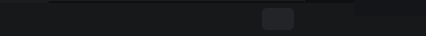
     <widget class="QFrame" name="frame">
      <property name="minimumSize">
       <size>
        <width>0</width>
        <height>36</height>
       </size>
      </property>
      <property name="maximumSize">
       <size>
        <width>16777215</width>
        <height>36</height>
       </size>
      </property>
      <property name="styleSheet">
       <string notr="true">QWidget {
	background-color: rgb(23, 24, 26);
}

QPushButton {
	background-color: rgb(20, 21, 24);
	border-radius: 0px;
}
QPushButton:hover {
	background-color: rgb(76, 78, 84);
}
QPushButton:pressed {
	background-color: rgb(56, 58, 64);
	color: rgb(30, 31, 34);
}</string>
      </property>
      <property name="frameShape">
       <enum>QFrame::NoFrame</enum>
      </property>
      <property name="frameShadow">
       <enum>QFrame::Raised</enum>
      </property>
      <layout class="QGridLayout" name="gridLayout_10">
       <property name="leftMargin">
        <number>0</number>
       </property>
       <property name="topMargin">
        <number>0</number>
       </property>
       <property name="rightMargin">
        <number>0</number>
       </property>
       <property name="bottomMargin">
        <number>0</number>
       </property>
       <property name="spacing">
        <number>0</number>
       </property>
       <item row="0" column="0" rowspan="2">
        <widget class="QFrame" name="frame_31">
         <property name="minimumSize">
          <size>
           <width>160</width>
           <height>0</height>
          </size>
         </property>
         <property name="styleSheet">
          <string notr="true"/>
         </property>
         <property name="frameShape">
          <enum>QFrame::NoFrame</enum>
         </property>
         <property name="frameShadow">
          <enum>QFrame::Raised</enum>
         </property>
         <layout class="QGridLayout" name="gridLayout_58">
          <property name="leftMargin">
           <number>0</number>
          </property>
          <property name="topMargin">
           <number>0</number>
          </property>
          <property name="rightMargin">
           <number>0</number>
          </property>
          <property name="bottomMargin">
           <number>0</number>
          </property>
          <property name="spacing">
           <number>0</number>
          </property>
          <item row="1" column="0">
           <widget class="QListWidget" name="listWidget_2">
            <property name="sizePolicy">
             <sizepolicy hsizetype="Expanding" vsizetype="Expanding">
              <horstretch>0</horstretch>
              <verstretch>0</verstretch>
             </sizepolicy>
            </property>
            <property name="font">
             <font>
              <pointsize>8</pointsize>
             </font>
            </property>
            <property name="styleSheet">
             <string notr="true">QListWidget {
    show-decoration-selected: none; /* make the selection span the entire width of the view */
	outline: none;
}

QListWidget::item {
    border-radius: 6px;
    background-color: rgb(42, 42, 46);
    color: rgb(245, 245, 245);
    margin-bottom: 2px;
    margin-left: 5px;
}
QListWidget::item:selected {
    background-color: rgb(76, 78, 84);
	outline: none;
}

QListWidget::item:selected:!active {
	background-color: rgb(76, 78, 84);
}

QListWidget::item:selected:active {
	background-color: rgb(76, 78, 84);
}

QListWidget::item:hover {
    background-color: rgb(66, 68, 74);
    border-bottom: 0px solid rgb(0, 0, 0);
}

/* VERTICAL SCROLLBAR */
 QScrollBar:vertical {
	border: none;
    background-color: rgb(30, 31, 34);
    width: 7px;
	border-radius: 0px;
 }

/*  HANDLE BAR VERTICAL */
QScrollBar::handle:vertical {	
    background-color: rgb(43, 45, 49);
    min-height: 2px;
    border-radius: 2px;
    margin-right: 1px;
    margin-left: 1px;
}
QScrollBar::handle:vertical:hover{	
	background-color: rgb(63, 65, 69);
}
QScrollBar::handle:vertical:pressed {	
	background-color: rgb(53, 55, 59);
}

/* horizontal SCROLLBAR */
 QScrollBar:horizontal {
	border: none;
    background-color: rgb(30, 31, 34);
    height: 4px;
	border-radius: 0px;
 }

/*  HANDLE BAR horizontal */
QScrollBar::handle:horizontal {	
	background-color: rgb(43, 45, 49);
	min-width: 0px;
	border-radius: 2px;
	margin-top: 1px;
    margin-bottom: 0px;
}
QScrollBar::handle:horizontal:hover{	
	background-color: rgb(63, 65, 69);
}
QScrollBar::handle:horizontal:pressed {	
	background-color: rgb(53, 55, 59);
}

/* BTN TOP - SCROLLBAR */
QScrollBar::sub-line {
	border: none;
	background-color: none;
	height: none;
	border-top-left-radius: none;
	border-top-right-radius: none;
	subcontrol-position: none;
	subcontrol-origin: none;
}
QScrollBar::sub-line:hover {	
	background-color: none;
}
QScrollBar::sub-line:pressed {	
	background-color: none;
}

/* BTN BOTTOM - SCROLLBAR */
QScrollBar::add-line {
	border: none;
	background-color: none;
	height: none;
	border-bottom-left-radius: none;
	border-bottom-right-radius: none;
	subcontrol-position: none;
	subcontrol-origin: none;
}
QScrollBar::add-line:hover {	
	background-color: none;
}
QScrollBar::add-line:pressed {	
	background-color: none;
}

/* RESET ARROW */
QScrollBar::up-arrow, QScrollBar::down-arrow {
	background: none;
}
QScrollBar::add-page, QScrollBar::sub-page {
	background: none;
}</string>
            </property>
            <property name="frameShape">
             <enum>QFrame::NoFrame</enum>
            </property>
            <property name="verticalScrollBarPolicy">
             <enum>Qt::ScrollBarAlwaysOff</enum>
            </property>
            <property name="flow">
             <enum>QListView::LeftToRight</enum>
            </property>
           </widget>
          </item>
          <item row="1" column="3">
           <spacer name="horizontalSpacer_18">
            <property name="orientation">
             <enum>Qt::Horizontal</enum>
            </property>
            <property name="sizeType">
             <enum>QSizePolicy::Fixed</enum>
            </property>
            <property name="sizeHint" stdset="0">
             <size>
              <width>60</width>
              <height>20</height>
             </size>
            </property>
           </spacer>
          </item>
          <item row="1" column="2">
           <widget class="QPushButton" name="pushButton_49">
            <property name="sizePolicy">
             <sizepolicy hsizetype="Fixed" vsizetype="Fixed">
              <horstretch>0</horstretch>
              <verstretch>0</verstretch>
             </sizepolicy>
            </property>
            <property name="minimumSize">
             <size>
              <width>22</width>
              <height>22</height>
             </size>
            </property>
            <property name="styleSheet">
             <string notr="true">QPushButton {
	border-radius: 5px;
	background-color: rgb(35, 36, 40);
}

QPushButton:hover {
	background-color: rgb(76, 78, 84);
}

QPushButton:pressed {
	background-color: rgb(66, 68, 74);
	color: rgb(30, 31, 34);
}</string>
            </property>
            <property name="text">
             <string/>
            </property>
            <property name="icon">
             <iconset>
              <normaloff>res/new.png</normaloff>res/new.png</iconset>
            </property>
           </widget>
          </item>
          <item row="0" column="0" colspan="4">
           <widget class="Line" name="line_34">
            <property name="minimumSize">
             <size>
              <width>0</width>
              <height>3</height>
             </size>
            </property>
            <property name="maximumSize">
             <size>
              <width>16777215</width>
              <height>3</height>
             </size>
            </property>
            <property name="cursor">
             <cursorShape>SizeVerCursor</cursorShape>
            </property>
            <property name="frameShadow">
             <enum>QFrame::Raised</enum>
            </property>
            <property name="lineWidth">
             <number>50</number>
            </property>
            <property name="midLineWidth">
             <number>0</number>
            </property>
            <property name="orientation">
             <enum>Qt::Horizontal</enum>
            </property>
           </widget>
          </item>
          <item row="1" column="1">
           <spacer name="horizontalSpacer_19">
            <property name="orientation">
             <enum>Qt::Horizontal</enum>
            </property>
            <property name="sizeType">
             <enum>QSizePolicy::Fixed</enum>
            </property>
            <property name="sizeHint" stdset="0">
             <size>
              <width>6</width>
              <height>20</height>
             </size>
            </property>
           </spacer>
          </item>
         </layout>
        </widget>
       </item>
       <item row="1" column="3">
        <spacer name="verticalSpacer_6">
         <property name="orientation">
          <enum>Qt::Vertical</enum>
         </property>
         <property name="sizeHint" stdset="0">
          <size>
           <width>20</width>
           <height>40</height>
          </size>
         </property>
        </spacer>
       </item>
       <item row="0" column="1">
        <widget class="QPushButton" name="pushButton_19">
         <property name="sizePolicy">
          <sizepolicy hsizetype="Fixed" vsizetype="Fixed">
           <horstretch>0</horstretch>
           <verstretch>0</verstretch>
          </sizepolicy>
         </property>
         <property name="minimumSize">
          <size>
           <width>24</width>
           <height>16</height>
          </size>
         </property>
         <property name="maximumSize">
          <size>
           <width>24</width>
           <height>16</height>
          </size>
         </property>
         <property name="text">
          <string/>
         </property>
         <property name="icon">
          <iconset>
           <normalon>res/0b.png</normalon>
          </iconset>
         </property>
        </widget>
       </item>
       <item row="0" column="2">
        <widget class="QPushButton" name="pushButton_18">
         <property name="sizePolicy">
          <sizepolicy hsizetype="Fixed" vsizetype="Fixed">
           <horstretch>0</horstretch>
           <verstretch>0</verstretch>
          </sizepolicy>
         </property>
         <property name="minimumSize">
          <size>
           <width>24</width>
           <height>16</height>
          </size>
         </property>
         <property name="maximumSize">
          <size>
           <width>24</width>
           <height>16</height>
          </size>
         </property>
         <property name="text">
          <string/>
         </property>
         <property name="icon">
          <iconset>
           <normalon>res/1b.png</normalon>
          </iconset>
         </property>
        </widget>
       </item>
       <item row="0" column="3">
        <widget class="QPushButton" name="pushButton_10">
         <property name="sizePolicy">
          <sizepolicy hsizetype="Fixed" vsizetype="Fixed">
           <horstretch>0</horstretch>
           <verstretch>0</verstretch>
          </sizepolicy>
         </property>
         <property name="minimumSize">
          <size>
           <width>24</width>
           <height>16</height>
          </size>
         </property>
         <property name="maximumSize">
          <size>
           <width>24</width>
           <height>16</height>
          </size>
         </property>
         <property name="styleSheet">
          <string notr="true">QPushButton {
	border-radius: 0px;
}
QPushButton:hover {
	background-color: rgb(210, 35, 2);
}
QPushButton:pressed {
	background-color: rgb(110, 35, 2);
}</string>
         </property>
         <property name="text">
          <string/>
         </property>
         <property name="icon">
          <iconset>
           <normalon>res/2b.png</normalon>
          </iconset>
         </property>
        </widget>
       </item>
      </layout>
     </widget>
